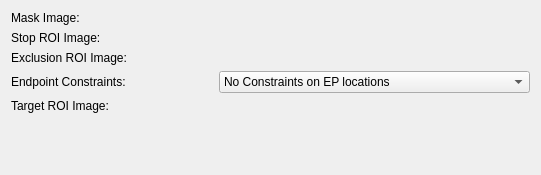
     <widget class="QWidget" name="page_constraints">
      <property name="geometry">
       <rect>
        <x>0</x>
        <y>0</y>
        <width>541</width>
        <height>175</height>
       </rect>
      </property>
      <attribute name="label">
       <string>ROI Constraints</string>
      </attribute>
      <attribute name="toolTip">
       <string>Specify various ROI and mask images to constrain the tractography process.</string>
      </attribute>
      <layout class="QGridLayout" name="gridLayout">
       <item row="0" column="0">
        <widget class="QLabel" name="label_7">
         <property name="toolTip">
          <string/>
         </property>
         <property name="text">
          <string>Mask Image:</string>
         </property>
        </widget>
       </item>
       <item row="3" column="1">
        <widget class="QComboBox" name="m_EpConstraintsBox">
         <property name="toolTip">
          <string>Select which fibers should be accepted or rejected based on the location of their endpoints.</string>
         </property>
         <item>
          <property name="text">
           <string>No Constraints on EP locations</string>
          </property>
         </item>
         <item>
          <property name="text">
           <string>Both EPs in Target Image</string>
          </property>
         </item>
         <item>
          <property name="text">
           <string>Both EPs in Target Image But Different Label</string>
          </property>
         </item>
         <item>
          <property name="text">
           <string>One EP in Seed Image and One EP in Target Image</string>
          </property>
         </item>
         <item>
          <property name="text">
           <string>At Least One EP in Target Image</string>
          </property>
         </item>
         <item>
          <property name="text">
           <string>Exactly One EP in Target Image</string>
          </property>
         </item>
         <item>
          <property name="text">
           <string>No EP in Target Image</string>
          </property>
         </item>
        </widget>
       </item>
       <item row="3" column="0">
        <widget class="QLabel" name="label_10">
         <property name="toolTip">
          <string/>
         </property>
         <property name="text">
          <string>Endpoint Constraints:</string>
         </property>
        </widget>
       </item>
       <item row="1" column="0">
        <widget class="QLabel" name="label_9">
         <property name="toolTip">
          <string/>
         </property>
         <property name="text">
          <string>Stop ROI Image:</string>
         </property>
        </widget>
       </item>
       <item row="2" column="0">
        <widget class="QLabel" name="label_11">
         <property name="toolTip">
          <string/>
         </property>
         <property name="text">
          <string>Exclusion ROI Image:</string>
         </property>
        </widget>
       </item>
       <item row="4" column="0">
        <widget class="QLabel" name="m_TargetImageLabel">
         <property name="toolTip">
          <string/>
         </property>
         <property name="text">
          <string>Target ROI Image:</string>
         </property>
        </widget>
       </item>
       <item row="6" column="0">
        <spacer name="verticalSpacer_6">
         <property name="orientation">
          <enum>Qt::Vertical</enum>
         </property>
         <property name="sizeHint" stdset="0">
          <size>
           <width>20</width>
           <height>40</height>
          </size>
         </property>
        </spacer>
       </item>
       <item row="0" column="1">
        <widget class="QmitkSingleNodeSelectionWidget" name="m_MaskImageSelectionWidget" native="true"/>
       </item>
       <item row="1" column="1">
        <widget class="QmitkSingleNodeSelectionWidget" name="m_StopImageSelectionWidget" native="true"/>
       </item>
       <item row="2" column="1">
        <widget class="QmitkSingleNodeSelectionWidget" name="m_ExclusionImageSelectionWidget" native="true"/>
       </item>
       <item row="4" column="1">
        <widget class="QmitkSingleNodeSelectionWidget" name="m_TargetImageSelectionWidget" native="true"/>
       </item>
      </layout>
     </widget>
